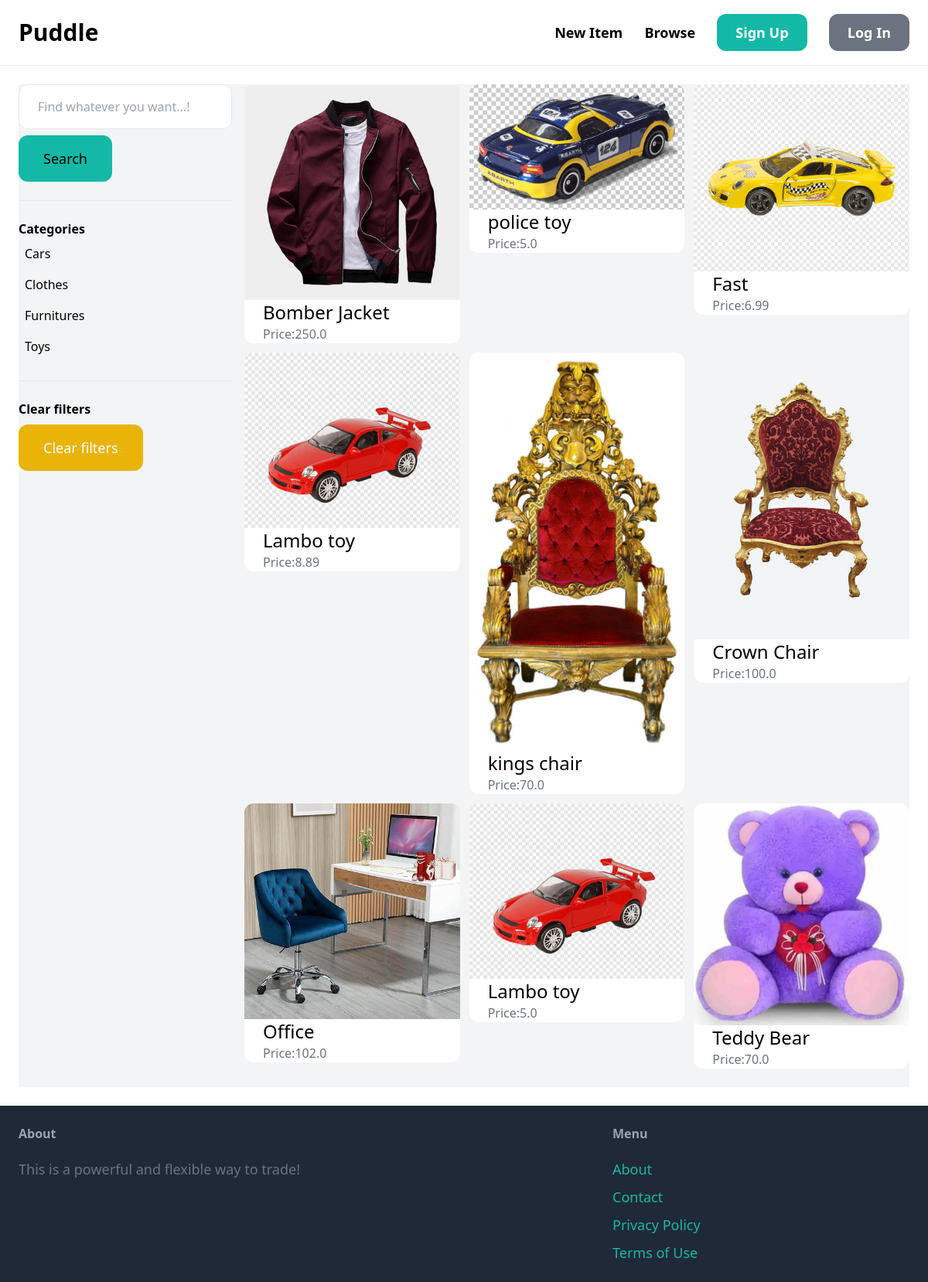
The app's page /items/ with its own data.
### item/models.py (models this page shows, shortened)
class Category(models.Model):
    name=models.CharField(max_length=255)
    class Meta:
        ordering=('name',)
        verbose_name_plural='Categories'

class Item(models.Model):
     category=models.ForeignKey(Category,related_name='items',on_delete=models.CASCADE)
     name=models.CharField(max_length=255)
     description=models.TextField(blank=True,null=True)
     price=models.FloatField()
     image=models.ImageField(upload_to='item_images',blank=True,null=True)
     is_sold=models.BooleanField(default=False)
     created_by=models.ForeignKey(User,related_name='items',on_delete=models.CASCADE)
     created_at=models.DateTimeField(auto_now_add=True)

### item/views.py (the view)
# urls.py: path('', views.items,name='items'),
def items (request):
    query=request.GET.get('query','')
    category_id= request.GET.get('category', 0)
    categories= Category.objects.all()
    items=Item.objects.filter(is_sold=False)
    if query:
        items = Q(items.filter(name__icontains=query) | Q(description__icontains=query))
    if category_id:
        items=items.filter(category_id=category_id)
    return render(request,'item/items.html',{
        'items':items,
        'query': query,
        'categories':categories,
        'category_id':int(category_id),
    })

### item/templates/item/items.html (shortened to what this page needs)
{% extends 'core/base.html' %}
{% block content %}
<div class="pb-6 grid grid-cols-4 gap-4 bg-gray-100">
    <div class="col-span-1">
        <form method="get" action="{% url 'item:items' %}">
            <input name="query" class="w-full py-4 px-6 border rounded-xl" type="text" value="{{ query }}"
            placeholder="Find whatever you want...!">
            <button class="mt-2 py-4 px-8 text-lg bg-teal-500 rounded-xl">Search</button>
        </form>
        <hr class="my-6">
        <p class="font-semibold">Categories</p>
        <ul>
            {% for category in categories %}
            <li class="py-2 px-2 rounded-xl {% if category.id == category_id  %} bg-gray-300 {% endif %}">
                <a href="{% url 'item:items' %}?query={{ query }}&category={{ category.id }} ">{{ category.name }}</a>
            </li>
            {% endfor %}
        </ul>
        <hr class="my-6">
        <p class="font-semibold">Clear filters</p>
        <ul>
            <li>
                <a href="{% url 'item:items' %}" class="mt-2 py-4 px-8 inline-block bg-yellow-500 text-lg rounded-xl text-white">Clear filters</a>
            </li>
        </ul>
    </div>
    <div class="col-span-3">
        <div class="grid grid-cols-3 gap-3">
            {% for item in items %}
            <div>
                <a href="{% url 'item:detail' item.id %}">
                    <div>
                        <img src="{{ item.image.url }}" class="rounded-t-xl ">
                    </div>
                    <div class="px-6 bg-white rounded-b-xl">
                        <h2 class="text-2xl">{{ item.name }}</h2>
                        <p class="text-gray-500">Price:{{ item.price }}</p>
                    </div>
                </a>
            </div>
            {% endfor %}
        </div>
    </div>
</div>
{% endblock %}

### records on screen
Category: name "Cars"
Category: name "Clothes"
Category: name "Furnitures"
Category: name "Toys"
Item: image (picture), name "Bomber Jacket", price "250.0"
Item: image (picture), name "police toy", price "5.0"
Item: image (picture), name "Fast", price "6.99"
Item: image (picture), name "Lambo toy", price "8.89"
Item: image (picture), name "kings chair", price "70.0"
Item: image (picture), name "Crown Chair", price "100.0"
Item: image (picture), name "Office", price "102.0"
Item: image (picture), name "Lambo toy", price "5.0"
Item: image (picture), name "Teddy Bear", price "70.0"
